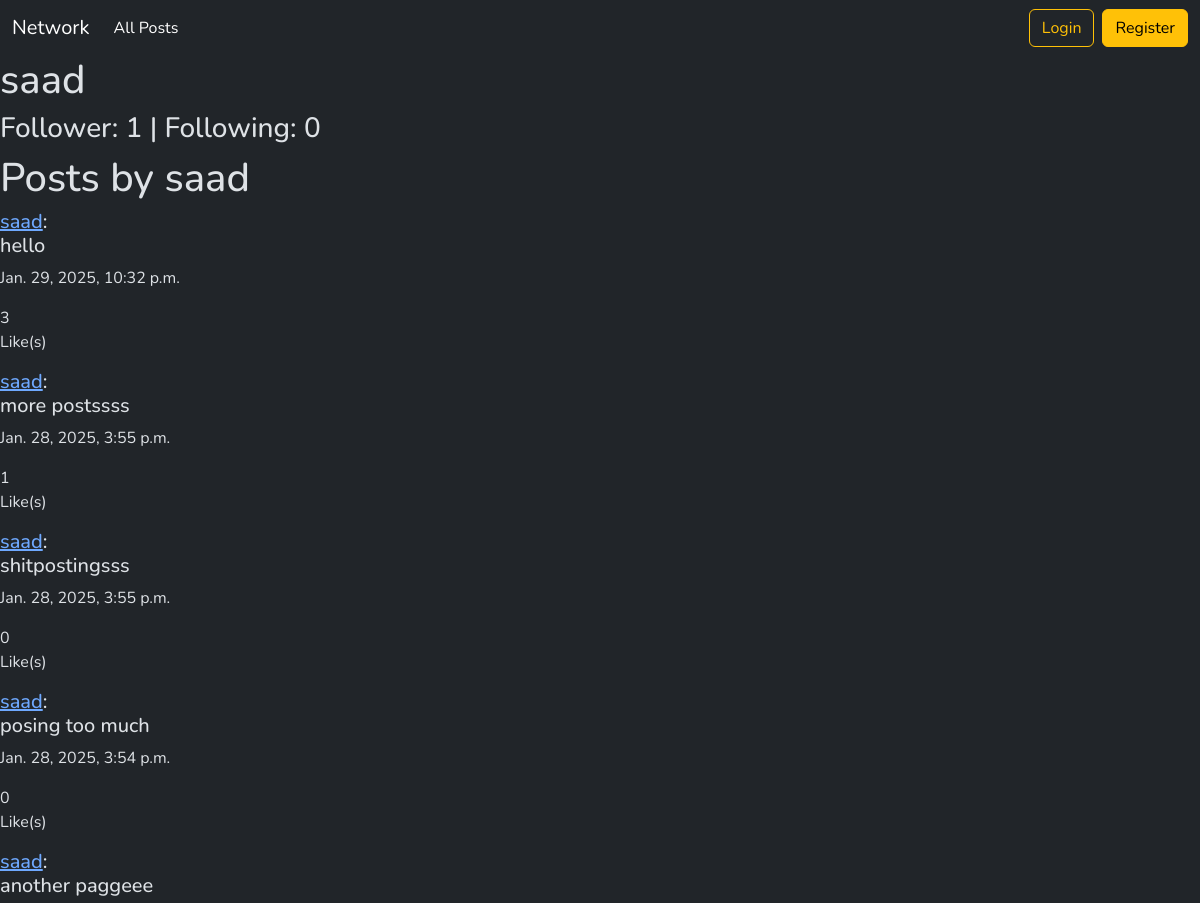
/user/saad (upper part), run on an earlier commit of the app's database.
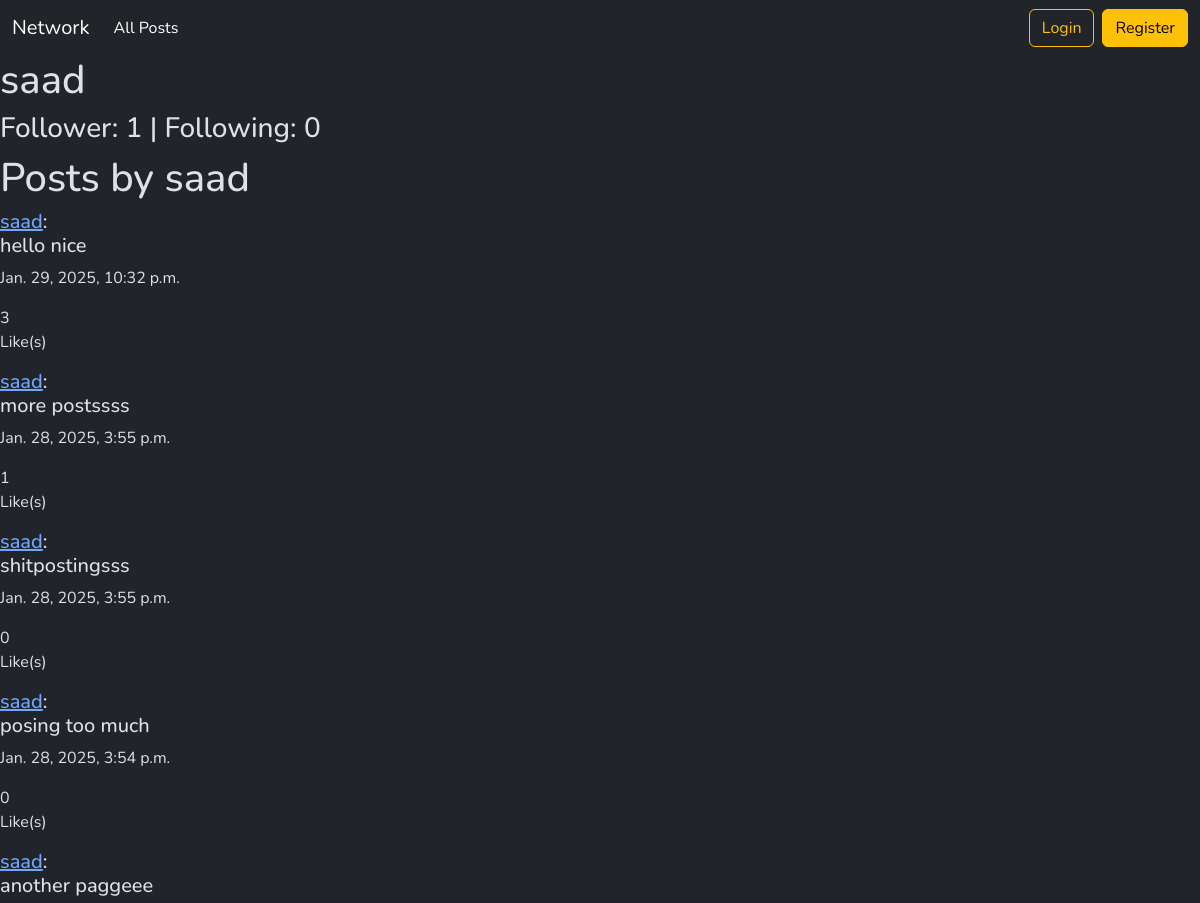
And on a later commit of the database.
### network/models.py (models this page shows, shortened)
class Post(models.Model):
    creator = models.ForeignKey(User, on_delete=models.CASCADE, related_name="posts")
    postContent = models.CharField(max_length=1000, blank=False)
    created_at = models.DateTimeField(auto_now_add=True)
    liked_by = models.ManyToManyField(User, related_name="liked_posts", blank=True)

class User(AbstractUser):
    followers = models.ManyToManyField('self', related_name='following', symmetrical=False, blank=True)

### network/views.py (the view)
# urls.py: path("user/<str:username>", views.user_profile, name="userProfile"),
def user_profile(request, username):
    try:
        user = User.objects.get(username = username)
    except:
        return HttpResponseNotFound('not allowed :(')
    page_obj = get_page_obj(request, user.posts.all().order_by('-created_at'))
    return render(request, 'network/profile.html',{"userData":user, "page_obj":page_obj})

### network/util.py (called while the page is built)
def get_page_obj(request, posts):
    posts_list = posts
    paginator = Paginator(posts_list, 10)
    page_number = request.GET.get('page')
    page_obj = paginator.get_page(page_number)
    return page_obj

### network/templates/network/profile.html (shortened to what this page needs)
{% extends "network/layout.html" %}
{% block body %}
<h1>{{userData.username}}</h1>
<h3>Follower: {{userData.followers.count}} | Following: {{userData.following.count}}</h3>
<h1>Posts by {{userData.username}}</h1>
{% include 'network/posts.html' %}
{% endblock %}

### network/templates/network/posts.html (shortened to what this page needs)
{% load static %}
{% for post in page_obj %}
<div class="post">
    <h5><a href="{% url 'userProfile' post.creator.username %}">{{post.creator}}</a>: <div class="post-content-{{post.id}}">{{post.postContent}}</div>
    </h5>
    <p>{{post.created_at}}</p>
    <p>
    <div class="like-count-{{post.id}}">{{post.liked_by.count}}</div> Like(s)</p>
</div>
{% empty %}
<div>No Posts.</div>
{% endfor %}

What changed in the data, as far as the page shows it:
changed Post: postContent "hello" → "hello nice"
